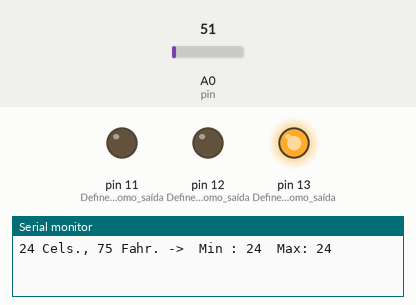
A sketch run on a simulated Arduino Uno, built with avr-gcc and run on an emulated ATmega328P. On the bench: output pins drawn as LEDs (lit = HIGH), the last lines printed to the serial monitor. The inputs (shaded band) are chosen by the test bench; at power-on: A0 (pin) = 51.

Above: at 1.2 s.
1.3 s: A0 (pin) set to 54
At 3.5 s:
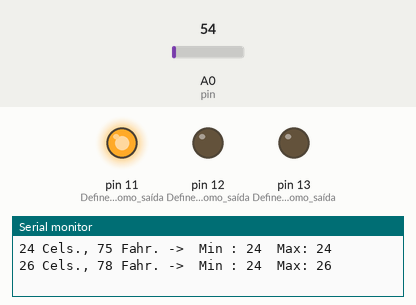
4.1 s: A0 (pin) set to 61
At 6.9 s:
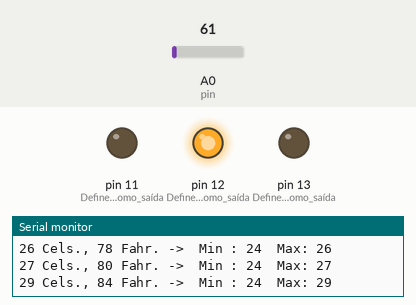
7.1 s: A0 (pin) set to 30
At 9.0 s:
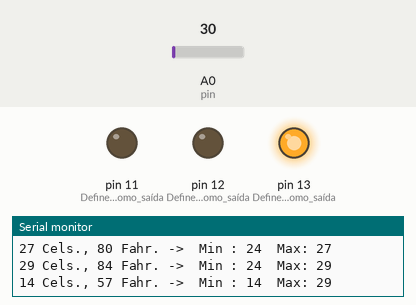
9.5 s: A0 (pin) set to 71
At 13.1 s:
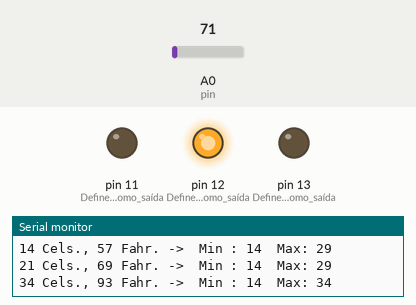
Timing chart, 0 to 13.5 s (numbered marks = the images above; inputs shaded):
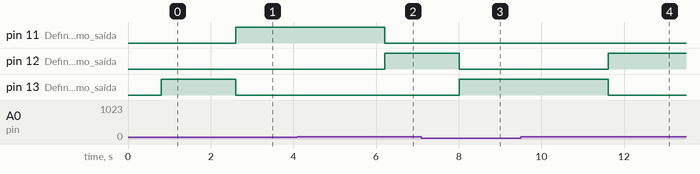

Measured:
- the behaviour switches between 53 and 54 on A0 (pin) (found by bisection; images 0 and 1)
- after the input at 1.3 s, pin 11 (Define_pino_11_como_saída): LOW → HIGH after 1.3 s; pin 13 (Define_pino_13_como_saída): HIGH → LOW after 1.3 s
- after the input at 4.1 s, pin 11 (Define_pino_11_como_saída): HIGH → LOW after 2.1 s; pin 12 (Define_pino_12_como_saída): LOW → HIGH after 2.1 s
- after the input at 7.1 s, pin 12 (Define_pino_12_como_saída): HIGH → LOW after 0.91 s; pin 13 (Define_pino_13_como_saída): LOW → HIGH after 0.91 s
- after the input at 9.5 s, pin 12 (Define_pino_12_como_saída): LOW → HIGH after 2.1 s; pin 13 (Define_pino_13_como_saída): HIGH → LOW after 2.1 s

The sketch:

P4SensorTemperatura.ino
```cpp
// Fonte: https://www.arduinoecia.com.br/2013/02/lm35-sensor-de-temperatura.html

int pin = 0; // Pino analogico para ligacao do LM35

// Variaveis que armazenam a temperatura em Celsius e Fahrenheit
int tempc = 0,tempf=0;
int samples[8]; // Array para precisão na medição

// Variáveis que guardam a temperatura máxima e mínima
int maxtemp = -100,mintemp = 100;
int i;

void setup()
{
  Serial.begin(9600);     // Inicializa comunicação serial
  pinMode(13, OUTPUT);    // Define pino 13 como saída (led verde)
  pinMode(12, OUTPUT);    // Define pino 12 como saída (led vermelho)
  pinMode(11, OUTPUT);    // Define pino 11 como saída (led amarelo)
}

void loop()
{
  for(i = 0;i<=7;i++){ // Loop que faz a leitura da temperatura 8 vezes
    samples[i] = ( 5.0 * analogRead(pin) * 100.0) / 1024.0;
    //A cada leitura, incrementa o valor da variavel tempc
    tempc = tempc + samples[i];
  delay(100);
}

// Divide a variavel tempc por 8, para obter precisão na medição
tempc = tempc/8.0;
//Converte a temperatura em Fahrenheit e armazena na variável tempf
tempf = (tempc * 9)/ 5 + 32;
//Armazena a temperatura máxima na variável maxtemp
if(tempc > maxtemp) {maxtemp = tempc;}
//Armazena a temperatura máxima na vari[avel mintemp
if(tempc < mintemp) {mintemp = tempc;}

//Se a temperatura estiver abaixo de 25, acende o led verde
if(tempc < 25)
  {
    digitalWrite(13, HIGH);
    digitalWrite(12, LOW);
    digitalWrite(11, LOW);
  }

//Se a temperatura estiver acima de 28, acende o led vermelho
if(tempc > 28)
  {
    digitalWrite(12, HIGH);
    digitalWrite(13, LOW);
    digitalWrite(11, LOW);
  }

//Se a temperatura estiver acima de 25 e abaixo de 28, acende o led amarelo
if((tempc > 25) && (tempc < 28))
  {
    digitalWrite(11, HIGH);
    digitalWrite(12, LOW);
    digitalWrite(13, LOW);
  }

// As linhas abaixo enviam para o monitor serial a temperatura em
// Celsius e Fahrenheit,
// e também as temperaturas máxima e mínima registradas

Serial.print(tempc,DEC);
Serial.print(" Cels., ");
Serial.print(tempf,DEC);
Serial.print(" Fahr. -> ");
Serial.print(" Min : ");
Serial.print(mintemp,DEC);
Serial.print("  Max: ");
Serial.println(maxtemp,DEC);

tempc = 0;
delay(1000); // Aguarda 1 segundo e reinicia o processo
}
```
